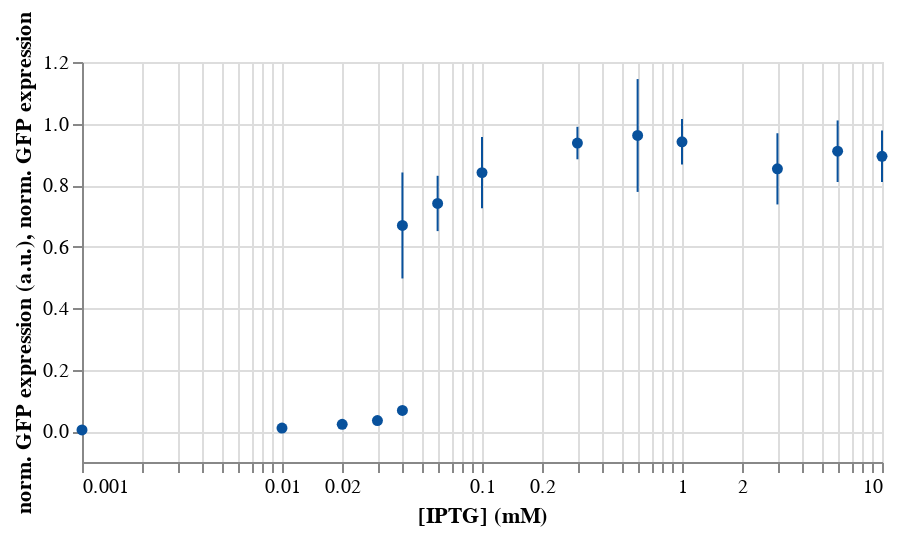

The cell this chart's notebook holds for it:
### Markdown cell above
### Practice 2 solution

### Code cell
# Add error bars to the DataFrame
df['error_low'] = df['gfp'] - 1.96*df['sem']
df['error_high'] = df['gfp'] + 1.96*df['sem']

# Make the error bar plot
error_bars = alt.Chart(df,
        height=200,
        width=400
    ).mark_rule(
        color='#08519c',
    ).encode(
        x=alt.X('iptg (mM):Q',
                title='[IPTG] (mM)', 
                scale=alt.Scale(type='log')),
        y=alt.Y('error_low:Q', 
                title='norm. GFP expression'),
        y2=alt.Y2('error_high:Q', 
            title='norm. GFP expression')
    )

# Overlay
dots + error_bars

### Figure 1 — Vega-Lite specification as saved in the notebook (floating-point values rounded to 4 significant figures)
{"$schema": "https://vega.github.io/schema/vega-lite/v2.4.3.json", "config": {"view": {"height": 300, "width": 400}}, "layer": [{"data": {"values": [{"error_high": 0.0109, "error_low": -0.002721, "gfp": 0.00409, "iptg (mM)": 0.001, "sem": 0.003475}, {"error_high": 0.01467, "error_low": 0.00578, "gfp": 0.01022, "iptg (mM)": 0.01, "sem": 0.002268}, {"error_high": 0.03187, "error_low": 0.01312, "gfp": 0.02249, "iptg (mM)": 0.02, "sem": 0.004781}, {"error_high": 0.04065, "error_low": 0.02888, "gfp": 0.03476, "iptg (mM)": 0.03, "sem": 0.003}, {"error_high": 0.08043, "error_low": 0.05454, "gfp": 0.06749, "iptg (mM)": 0.04, "sem": 0.006604}, {"error_high": 0.8409, "error_low": 0.4965, "gfp": 0.6687, "iptg (mM)": 0.04, "sem": 0.08786}, {"error_high": 0.8302, "error_low": 0.6504, "gfp": 0.7403, "iptg (mM)": 0.06, "sem": 0.04585}, {"error_high": 0.9561, "error_low": 0.7249, "gfp": 0.8405, "iptg (mM)": 0.1, "sem": 0.05899}, {"error_high": 0.9894, "error_low": 0.8838, "gfp": 0.9366, "iptg (mM)": 0.3, "sem": 0.02693}, {"error_high": 1.145, "error_low": 0.7778, "gfp": 0.9611, "iptg (mM)": 0.6, "sem": 0.09355}, {"error_high": 1.014, "error_low": 0.867, "gfp": 0.9407, "iptg (mM)": 1, "sem": 0.03762}, {"error_high": 0.9685, "error_low": 0.7371, "gfp": 0.8528, "iptg (mM)": 3, "sem": 0.05904}, {"error_high": 1.01, "error_low": 0.81, "gfp": 0.91, "iptg (mM)": 6, "sem": 0.05105}, {"error_high": 0.9775, "error_low": 0.8098, "gfp": 0.8937, "iptg (mM)": 10, "sem": 0.04277}]}, "encoding": {"x": {"field": "iptg (mM)", "scale": {"type": "log"}, "title": "[IPTG] (mM)", "type": "quantitative"}, "y": {"field": "gfp", "title": "norm. GFP expression (a.u.)", "type": "quantitative"}}, "height": 200, "mark": {"color": "#08519c", "filled": true, "opacity": 1, "type": "point"}, "width": 400}, {"data": {"values": [{"error_high": 0.0109, "error_low": -0.002721, "gfp": 0.00409, "iptg (mM)": 0.001, "sem": 0.003475}, {"error_high": 0.01467, "error_low": 0.00578, "gfp": 0.01022, "iptg (mM)": 0.01, "sem": 0.002268}, {"error_high": 0.03187, "error_low": 0.01312, "gfp": 0.02249, "iptg (mM)": 0.02, "sem": 0.004781}, {"error_high": 0.04065, "error_low": 0.02888, "gfp": 0.03476, "iptg (mM)": 0.03, "sem": 0.003}, {"error_high": 0.08043, "error_low": 0.05454, "gfp": 0.06749, "iptg (mM)": 0.04, "sem": 0.006604}, {"error_high": 0.8409, "error_low": 0.4965, "gfp": 0.6687, "iptg (mM)": 0.04, "sem": 0.08786}, {"error_high": 0.8302, "error_low": 0.6504, "gfp": 0.7403, "iptg (mM)": 0.06, "sem": 0.04585}, {"error_high": 0.9561, "error_low": 0.7249, "gfp": 0.8405, "iptg (mM)": 0.1, "sem": 0.05899}, {"error_high": 0.9894, "error_low": 0.8838, "gfp": 0.9366, "iptg (mM)": 0.3, "sem": 0.02693}, {"error_high": 1.145, "error_low": 0.7778, "gfp": 0.9611, "iptg (mM)": 0.6, "sem": 0.09355}, {"error_high": 1.014, "error_low": 0.867, "gfp": 0.9407, "iptg (mM)": 1, "sem": 0.03762}, {"error_high": 0.9685, "error_low": 0.7371, "gfp": 0.8528, "iptg (mM)": 3, "sem": 0.05904}, {"error_high": 1.01, "error_low": 0.81, "gfp": 0.91, "iptg (mM)": 6, "sem": 0.05105}, {"error_high": 0.9775, "error_low": 0.8098, "gfp": 0.8937, "iptg (mM)": 10, "sem": 0.04277}]}, "encoding": {"x": {"field": "iptg (mM)", "scale": {"type": "log"}, "title": "[IPTG] (mM)", "type": "quantitative"}, "y": {"field": "error_low", "title": "norm. GFP expression", "type": "quantitative"}, "y2": {"field": "error_high", "title": "norm. GFP expression", "type": "quantitative"}}, "height": 200, "mark": {"color": "#08519c", "type": "rule"}, "width": 400}]}
